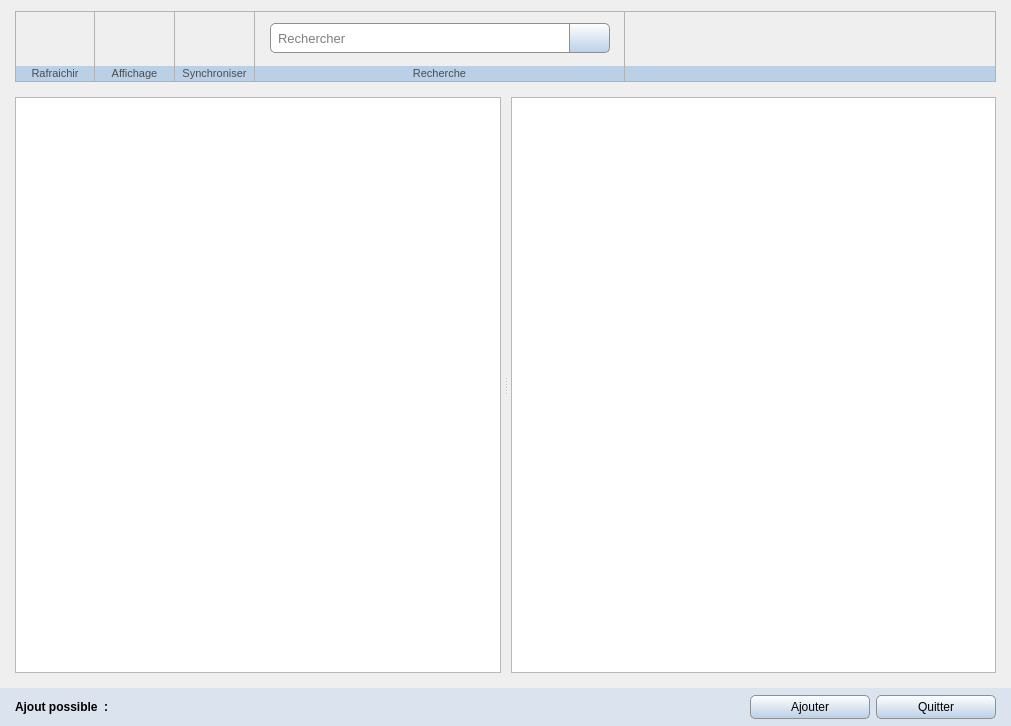
<?xml version="1.0" encoding="UTF-8"?>
<ui version="4.0">
 <class>LibraryTab</class>
 <widget class="QWidget" name="LibraryTab">
  <property name="geometry">
   <rect>
    <x>0</x>
    <y>0</y>
    <width>1011</width>
    <height>726</height>
   </rect>
  </property>
  <property name="windowTitle">
   <string notr="true">Form</string>
  </property>
  <layout class="QGridLayout" name="gridLayout_2">
   <property name="leftMargin">
    <number>0</number>
   </property>
   <property name="rightMargin">
    <number>0</number>
   </property>
   <property name="bottomMargin">
    <number>0</number>
   </property>
   <property name="verticalSpacing">
    <number>15</number>
   </property>
   <item row="1" column="1">
    <widget class="QSplitter" name="bible_splitter">
     <property name="font">
      <font>
       <family>Segoe UI</family>
       <pointsize>9</pointsize>
      </font>
     </property>
     <property name="orientation">
      <enum>Qt::Horizontal</enum>
     </property>
     <property name="handleWidth">
      <number>10</number>
     </property>
     <property name="childrenCollapsible">
      <bool>false</bool>
     </property>
     <widget class="QTreeView" name="library_hierarchy">
      <property name="minimumSize">
       <size>
        <width>450</width>
        <height>0</height>
       </size>
      </property>
      <property name="contextMenuPolicy">
       <enum>Qt::CustomContextMenu</enum>
      </property>
      <property name="styleSheet">
       <string notr="true">QHeaderView {background-color: #d8e9e8}</string>
      </property>
      <property name="autoScroll">
       <bool>false</bool>
      </property>
      <property name="editTriggers">
       <set>QAbstractItemView::NoEditTriggers</set>
      </property>
      <property name="alternatingRowColors">
       <bool>true</bool>
      </property>
      <property name="selectionMode">
       <enum>QAbstractItemView::ExtendedSelection</enum>
      </property>
      <property name="iconSize">
       <size>
        <width>20</width>
        <height>20</height>
       </size>
      </property>
      <property name="animated">
       <bool>true</bool>
      </property>
      <property name="expandsOnDoubleClick">
       <bool>false</bool>
      </property>
      <attribute name="headerStretchLastSection">
       <bool>true</bool>
      </attribute>
     </widget>
     <widget class="QTableView" name="library_details">
      <property name="minimumSize">
       <size>
        <width>450</width>
        <height>0</height>
       </size>
      </property>
      <property name="contextMenuPolicy">
       <enum>Qt::CustomContextMenu</enum>
      </property>
      <property name="styleSheet">
       <string notr="true">QHeaderView {background-color: #d8e9e8}</string>
      </property>
      <property name="editTriggers">
       <set>QAbstractItemView::NoEditTriggers</set>
      </property>
      <property name="alternatingRowColors">
       <bool>true</bool>
      </property>
      <property name="selectionMode">
       <enum>QAbstractItemView::SingleSelection</enum>
      </property>
      <property name="selectionBehavior">
       <enum>QAbstractItemView::SelectRows</enum>
      </property>
      <attribute name="horizontalHeaderStretchLastSection">
       <bool>true</bool>
      </attribute>
      <attribute name="verticalHeaderVisible">
       <bool>false</bool>
      </attribute>
     </widget>
    </widget>
   </item>
   <item row="2" column="0" colspan="3">
    <widget class="QWidget" name="fond" native="true">
     <property name="minimumSize">
      <size>
       <width>0</width>
       <height>38</height>
      </size>
     </property>
     <property name="maximumSize">
      <size>
       <width>16777215</width>
       <height>38</height>
      </size>
     </property>
     <property name="styleSheet">
      <string notr="true">QWidget#fond{background-color: #DBE4EE}</string>
     </property>
     <layout class="QHBoxLayout" name="horizontalLayout_3">
      <property name="leftMargin">
       <number>0</number>
      </property>
      <property name="topMargin">
       <number>0</number>
      </property>
      <property name="rightMargin">
       <number>0</number>
      </property>
      <property name="bottomMargin">
       <number>0</number>
      </property>
      <item>
       <spacer name="spacer_left_3">
        <property name="orientation">
         <enum>Qt::Horizontal</enum>
        </property>
        <property name="sizeType">
         <enum>QSizePolicy::Fixed</enum>
        </property>
        <property name="sizeHint" stdset="0">
         <size>
          <width>15</width>
          <height>20</height>
         </size>
        </property>
       </spacer>
      </item>
      <item>
       <widget class="QLabel" name="add_possibilities_title">
        <property name="font">
         <font>
          <family>Segoe UI</family>
          <pointsize>9</pointsize>
          <weight>75</weight>
          <bold>true</bold>
         </font>
        </property>
        <property name="styleSheet">
         <string notr="true"/>
        </property>
        <property name="text">
         <string>Ajout possible</string>
        </property>
       </widget>
      </item>
      <item>
       <widget class="QLabel" name="label_2">
        <property name="font">
         <font>
          <family>Segoe UI</family>
          <pointsize>9</pointsize>
          <weight>75</weight>
          <bold>true</bold>
         </font>
        </property>
        <property name="text">
         <string notr="true">:</string>
        </property>
       </widget>
      </item>
      <item>
       <widget class="QPushButton" name="folder">
        <property name="minimumSize">
         <size>
          <width>30</width>
          <height>24</height>
         </size>
        </property>
        <property name="maximumSize">
         <size>
          <width>30</width>
          <height>24</height>
         </size>
        </property>
        <property name="focusPolicy">
         <enum>Qt::NoFocus</enum>
        </property>
        <property name="toolTip">
         <string>Dossier</string>
        </property>
        <property name="styleSheet">
         <string notr="true">QPushButton{border: 0px}</string>
        </property>
        <property name="icon">
         <iconset resource="../icones/icons.qrc">
          <normaloff>:/Images/folder.png</normaloff>:/Images/folder.png</iconset>
        </property>
        <property name="iconSize">
         <size>
          <width>20</width>
          <height>20</height>
         </size>
        </property>
        <property name="checked">
         <bool>false</bool>
        </property>
       </widget>
      </item>
      <item>
       <widget class="QPushButton" name="material">
        <property name="minimumSize">
         <size>
          <width>30</width>
          <height>24</height>
         </size>
        </property>
        <property name="maximumSize">
         <size>
          <width>30</width>
          <height>24</height>
         </size>
        </property>
        <property name="focusPolicy">
         <enum>Qt::NoFocus</enum>
        </property>
        <property name="toolTip">
         <string>Ouvrage</string>
        </property>
        <property name="styleSheet">
         <string notr="true">QPushButton{border: 0px}</string>
        </property>
        <property name="icon">
         <iconset resource="../icones/icons.qrc">
          <normaloff>:/Images/material.png</normaloff>:/Images/material.png</iconset>
        </property>
        <property name="iconSize">
         <size>
          <width>20</width>
          <height>20</height>
         </size>
        </property>
       </widget>
      </item>
      <item>
       <widget class="QPushButton" name="component">
        <property name="minimumSize">
         <size>
          <width>30</width>
          <height>24</height>
         </size>
        </property>
        <property name="maximumSize">
         <size>
          <width>30</width>
          <height>24</height>
         </size>
        </property>
        <property name="focusPolicy">
         <enum>Qt::NoFocus</enum>
        </property>
        <property name="toolTip">
         <string>Composant</string>
        </property>
        <property name="styleSheet">
         <string notr="true">QPushButton{border: 0px}</string>
        </property>
        <property name="icon">
         <iconset resource="../icones/icons.qrc">
          <normaloff>:/Images/component.png</normaloff>:/Images/component.png</iconset>
        </property>
        <property name="iconSize">
         <size>
          <width>20</width>
          <height>20</height>
         </size>
        </property>
       </widget>
      </item>
      <item>
       <widget class="QPushButton" name="attribute">
        <property name="minimumSize">
         <size>
          <width>30</width>
          <height>24</height>
         </size>
        </property>
        <property name="maximumSize">
         <size>
          <width>30</width>
          <height>24</height>
         </size>
        </property>
        <property name="focusPolicy">
         <enum>Qt::NoFocus</enum>
        </property>
        <property name="toolTip">
         <string>Attribut</string>
        </property>
        <property name="styleSheet">
         <string notr="true">QPushButton{border: 0px}</string>
        </property>
        <property name="icon">
         <iconset resource="../icones/icons.qrc">
          <normaloff>:/Images/attribute.png</normaloff>:/Images/attribute.png</iconset>
        </property>
        <property name="iconSize">
         <size>
          <width>20</width>
          <height>20</height>
         </size>
        </property>
       </widget>
      </item>
      <item>
       <widget class="QPushButton" name="none">
        <property name="minimumSize">
         <size>
          <width>30</width>
          <height>24</height>
         </size>
        </property>
        <property name="maximumSize">
         <size>
          <width>30</width>
          <height>24</height>
         </size>
        </property>
        <property name="focusPolicy">
         <enum>Qt::NoFocus</enum>
        </property>
        <property name="toolTip">
         <string>Aucun ajout possible</string>
        </property>
        <property name="styleSheet">
         <string notr="true">QPushButton{border: 0px}</string>
        </property>
        <property name="icon">
         <iconset resource="../icones/icons.qrc">
          <normaloff>:/Images/none.svg</normaloff>:/Images/none.svg</iconset>
        </property>
        <property name="iconSize">
         <size>
          <width>20</width>
          <height>20</height>
         </size>
        </property>
       </widget>
      </item>
      <item>
       <spacer name="bible_spacer_2">
        <property name="orientation">
         <enum>Qt::Horizontal</enum>
        </property>
        <property name="sizeHint" stdset="0">
         <size>
          <width>157</width>
          <height>50</height>
         </size>
        </property>
       </spacer>
      </item>
      <item>
       <widget class="QPushButton" name="ok">
        <property name="minimumSize">
         <size>
          <width>120</width>
          <height>24</height>
         </size>
        </property>
        <property name="maximumSize">
         <size>
          <width>16777215</width>
          <height>24</height>
         </size>
        </property>
        <property name="font">
         <font>
          <family>Segoe UI</family>
          <pointsize>9</pointsize>
         </font>
        </property>
        <property name="styleSheet">
         <string notr="true">QPushButton{border: 1px solid #8f8f91; border-radius: 5px ; padding-right: 10px; padding-left: 10px; background-color: qlineargradient(spread:pad, x1:0, y1:0, x2:0, y2:1, stop:0 #FFFFFF, stop:1 #BAD0E7); }
QPushButton:hover{background-color: qlineargradient(spread:pad, x1:0, y1:0, x2:0, y2:1, stop:0 #F8F8F8, stop:1 #8FADCC); }
QPushButton:pressed{background-color: qlineargradient(spread:pad, x1:0, y1:0, x2:0, y2:1, stop:0 #8FADCC, stop:1 #F8F8F8); }</string>
        </property>
        <property name="text">
         <string>Ajouter</string>
        </property>
        <property name="shortcut">
         <string notr="true">Ctrl+S</string>
        </property>
       </widget>
      </item>
      <item>
       <widget class="QPushButton" name="quit">
        <property name="minimumSize">
         <size>
          <width>120</width>
          <height>24</height>
         </size>
        </property>
        <property name="maximumSize">
         <size>
          <width>16777215</width>
          <height>24</height>
         </size>
        </property>
        <property name="font">
         <font>
          <family>Segoe UI</family>
          <pointsize>9</pointsize>
         </font>
        </property>
        <property name="styleSheet">
         <string notr="true">QPushButton{border: 1px solid #8f8f91; border-radius: 5px ; padding-right: 10px; padding-left: 10px; background-color: qlineargradient(spread:pad, x1:0, y1:0, x2:0, y2:1, stop:0 #FFFFFF, stop:1 #BAD0E7); }
QPushButton:hover{background-color: qlineargradient(spread:pad, x1:0, y1:0, x2:0, y2:1, stop:0 #F8F8F8, stop:1 #8FADCC); }
QPushButton:pressed{background-color: qlineargradient(spread:pad, x1:0, y1:0, x2:0, y2:1, stop:0 #8FADCC, stop:1 #F8F8F8); }</string>
        </property>
        <property name="text">
         <string>Quitter</string>
        </property>
        <property name="shortcut">
         <string notr="true">Esc</string>
        </property>
       </widget>
      </item>
      <item>
       <spacer name="spacer_fond_2">
        <property name="orientation">
         <enum>Qt::Horizontal</enum>
        </property>
        <property name="sizeType">
         <enum>QSizePolicy::Fixed</enum>
        </property>
        <property name="sizeHint" stdset="0">
         <size>
          <width>15</width>
          <height>20</height>
         </size>
        </property>
       </spacer>
      </item>
     </layout>
    </widget>
   </item>
   <item row="1" column="2">
    <spacer name="horizontalSpacer_5">
     <property name="orientation">
      <enum>Qt::Horizontal</enum>
     </property>
     <property name="sizeType">
      <enum>QSizePolicy::Fixed</enum>
     </property>
     <property name="sizeHint" stdset="0">
      <size>
       <width>9</width>
       <height>20</height>
      </size>
     </property>
    </spacer>
   </item>
   <item row="1" column="0">
    <spacer name="horizontalSpacer_4">
     <property name="orientation">
      <enum>Qt::Horizontal</enum>
     </property>
     <property name="sizeType">
      <enum>QSizePolicy::Fixed</enum>
     </property>
     <property name="sizeHint" stdset="0">
      <size>
       <width>9</width>
       <height>20</height>
      </size>
     </property>
    </spacer>
   </item>
   <item row="0" column="1">
    <widget class="QWidget" name="actionbar" native="true">
     <property name="minimumSize">
      <size>
       <width>0</width>
       <height>71</height>
      </size>
     </property>
     <property name="maximumSize">
      <size>
       <width>16777215</width>
       <height>71</height>
      </size>
     </property>
     <property name="styleSheet">
      <string notr="true">QWidget#actionbar { border:1px solid #B2B2B2}</string>
     </property>
     <layout class="QGridLayout" name="gridLayout">
      <property name="leftMargin">
       <number>0</number>
      </property>
      <property name="topMargin">
       <number>0</number>
      </property>
      <property name="rightMargin">
       <number>0</number>
      </property>
      <property name="bottomMargin">
       <number>0</number>
      </property>
      <property name="spacing">
       <number>0</number>
      </property>
      <item row="1" column="1">
       <widget class="QLabel" name="library_refresh_title">
        <property name="sizePolicy">
         <sizepolicy hsizetype="Minimum" vsizetype="Minimum">
          <horstretch>0</horstretch>
          <verstretch>0</verstretch>
         </sizepolicy>
        </property>
        <property name="font">
         <font>
          <family>Segoe UI</family>
          <pointsize>8</pointsize>
         </font>
        </property>
        <property name="styleSheet">
         <string notr="true">QLabel{color: #4D4D4D; border:1px solid #B2B2B2; border-top: 0px; background: #BAD0E7; padding-left: 5px; padding-right: 5px; }</string>
        </property>
        <property name="text">
         <string>Rafraichir</string>
        </property>
        <property name="alignment">
         <set>Qt::AlignCenter</set>
        </property>
       </widget>
      </item>
      <item row="0" column="3">
       <widget class="QPushButton" name="library_collapse_all">
        <property name="enabled">
         <bool>true</bool>
        </property>
        <property name="sizePolicy">
         <sizepolicy hsizetype="Minimum" vsizetype="Minimum">
          <horstretch>0</horstretch>
          <verstretch>0</verstretch>
         </sizepolicy>
        </property>
        <property name="minimumSize">
         <size>
          <width>40</width>
          <height>0</height>
         </size>
        </property>
        <property name="toolTip">
         <string>Replier tous les éléments</string>
        </property>
        <property name="styleSheet">
         <string notr="true">QPushButton{border: 0px solid #B2B2B2; border-right-width: 1px; padding-top: 1px; padding-left: 1px; }
QPushButton:hover{border-top-width: 1px; border-left-width: 1px; padding: 0px; background-color: qlineargradient(spread:pad, x1:0, y1:0, x2:0, y2:1, stop:0 #BAD0E7, stop:1 #FFFFFF); }
QPushButton:pressed{border-top-width: 1px; border-left-width: 1px; padding: 0px; background-color: qlineargradient(spread:pad, x1:0, y1:0, x2:0, y2:1, stop:0 #FFFFFF, stop:1 #8FADCC); }</string>
        </property>
        <property name="text">
         <string/>
        </property>
        <property name="icon">
         <iconset resource="../icones/icons.qrc">
          <normaloff>:/Images/collapse_all.png</normaloff>:/Images/collapse_all.png</iconset>
        </property>
        <property name="iconSize">
         <size>
          <width>24</width>
          <height>24</height>
         </size>
        </property>
        <property name="shortcut">
         <string notr="true">F4</string>
        </property>
        <property name="flat">
         <bool>true</bool>
        </property>
       </widget>
      </item>
      <item row="0" column="2">
       <widget class="QPushButton" name="library_expand_all">
        <property name="enabled">
         <bool>true</bool>
        </property>
        <property name="sizePolicy">
         <sizepolicy hsizetype="Minimum" vsizetype="Minimum">
          <horstretch>0</horstretch>
          <verstretch>0</verstretch>
         </sizepolicy>
        </property>
        <property name="minimumSize">
         <size>
          <width>40</width>
          <height>0</height>
         </size>
        </property>
        <property name="toolTip">
         <string>Déplier tous les éléments</string>
        </property>
        <property name="styleSheet">
         <string notr="true">QPushButton{border: 0px solid #B2B2B2; padding-top: 1px; padding-right: 1px; }
QPushButton:hover{border-top-width: 1px; border-right-width: 1px; padding: 0px; background-color: qlineargradient(spread:pad, x1:0, y1:0, x2:0, y2:1, stop:0 #BAD0E7, stop:1 #FFFFFF); }
QPushButton:pressed{border-top-width: 1px; border-right-width: 1px; padding: 0px; background-color: qlineargradient(spread:pad, x1:0, y1:0, x2:0, y2:1, stop:0 #FFFFFF, stop:1 #8FADCC); }</string>
        </property>
        <property name="text">
         <string/>
        </property>
        <property name="icon">
         <iconset resource="../icones/icons.qrc">
          <normaloff>:/Images/expand_all.png</normaloff>:/Images/expand_all.png</iconset>
        </property>
        <property name="iconSize">
         <size>
          <width>24</width>
          <height>24</height>
         </size>
        </property>
        <property name="shortcut">
         <string notr="true">F3</string>
        </property>
        <property name="flat">
         <bool>true</bool>
        </property>
       </widget>
      </item>
      <item row="0" column="1">
       <widget class="QPushButton" name="library_refresh">
        <property name="sizePolicy">
         <sizepolicy hsizetype="Minimum" vsizetype="Minimum">
          <horstretch>0</horstretch>
          <verstretch>0</verstretch>
         </sizepolicy>
        </property>
        <property name="minimumSize">
         <size>
          <width>80</width>
          <height>0</height>
         </size>
        </property>
        <property name="styleSheet">
         <string notr="true">QPushButton{border: 0px solid #B2B2B2; border-right-width: 1px; padding-top: 1px; padding-left: 1px; }
QPushButton:hover{border-top-width: 1px; border-left-width: 1px; padding: 0px; background-color: qlineargradient(spread:pad, x1:0, y1:0, x2:0, y2:1, stop:0 #BAD0E7, stop:1 #FFFFFF); }
QPushButton:pressed{border-top-width: 1px; border-left-width: 1px; padding: 0px; background-color: qlineargradient(spread:pad, x1:0, y1:0, x2:0, y2:1, stop:0 #FFFFFF, stop:1 #8FADCC); }</string>
        </property>
        <property name="text">
         <string/>
        </property>
        <property name="icon">
         <iconset resource="../icones/icons.qrc">
          <normaloff>:/Images/reset.svg</normaloff>:/Images/reset.svg</iconset>
        </property>
        <property name="iconSize">
         <size>
          <width>24</width>
          <height>24</height>
         </size>
        </property>
        <property name="shortcut">
         <string notr="true">F5</string>
        </property>
        <property name="flat">
         <bool>true</bool>
        </property>
       </widget>
      </item>
      <item row="1" column="2" colspan="2">
       <widget class="QLabel" name="library_expand_title">
        <property name="sizePolicy">
         <sizepolicy hsizetype="Minimum" vsizetype="Minimum">
          <horstretch>0</horstretch>
          <verstretch>0</verstretch>
         </sizepolicy>
        </property>
        <property name="font">
         <font>
          <family>Segoe UI</family>
          <pointsize>8</pointsize>
         </font>
        </property>
        <property name="styleSheet">
         <string notr="true">QLabel{color: #4D4D4D; border:1px solid #B2B2B2; border-top: 0px; border-left: 0px; background: #BAD0E7; padding-left: 5px; padding-right: 5px; }</string>
        </property>
        <property name="text">
         <string>Affichage</string>
        </property>
        <property name="alignment">
         <set>Qt::AlignCenter</set>
        </property>
       </widget>
      </item>
      <item row="1" column="6">
       <widget class="QLabel" name="library_search_title">
        <property name="sizePolicy">
         <sizepolicy hsizetype="Preferred" vsizetype="Minimum">
          <horstretch>0</horstretch>
          <verstretch>0</verstretch>
         </sizepolicy>
        </property>
        <property name="minimumSize">
         <size>
          <width>255</width>
          <height>16</height>
         </size>
        </property>
        <property name="maximumSize">
         <size>
          <width>16777215</width>
          <height>16</height>
         </size>
        </property>
        <property name="font">
         <font>
          <family>Segoe UI</family>
          <pointsize>8</pointsize>
         </font>
        </property>
        <property name="styleSheet">
         <string notr="true">QLabel{color: #4D4D4D; border:1px solid #B2B2B2; border-top: 0px; border-left: 0px; background: #BAD0E7; padding-left: 5px; padding-right: 5px; }</string>
        </property>
        <property name="text">
         <string>Recherche</string>
        </property>
        <property name="alignment">
         <set>Qt::AlignCenter</set>
        </property>
       </widget>
      </item>
      <item row="0" column="6">
       <widget class="QWidget" name="search_widget" native="true">
        <property name="styleSheet">
         <string notr="true">QWidget#search_widget{border-right: 1px solid #B2B2B2;}</string>
        </property>
        <layout class="QHBoxLayout" name="horizontalLayout">
         <property name="spacing">
          <number>0</number>
         </property>
         <property name="sizeConstraint">
          <enum>QLayout::SetMinimumSize</enum>
         </property>
         <property name="leftMargin">
          <number>15</number>
         </property>
         <property name="topMargin">
          <number>0</number>
         </property>
         <property name="rightMargin">
          <number>15</number>
         </property>
         <property name="bottomMargin">
          <number>0</number>
         </property>
         <item>
          <widget class="QLineEdit" name="library_search">
           <property name="sizePolicy">
            <sizepolicy hsizetype="Fixed" vsizetype="Fixed">
             <horstretch>0</horstretch>
             <verstretch>0</verstretch>
            </sizepolicy>
           </property>
           <property name="minimumSize">
            <size>
             <width>300</width>
             <height>30</height>
            </size>
           </property>
           <property name="maximumSize">
            <size>
             <width>16777215</width>
             <height>30</height>
            </size>
           </property>
           <property name="font">
            <font>
             <family>Segoe UI</family>
             <pointsize>10</pointsize>
            </font>
           </property>
           <property name="toolTip">
            <string>Rechercher</string>
           </property>
           <property name="styleSheet">
            <string notr="true">QLineEdit{border: 1px solid #8f8f91; border-top-left-radius: 5px; border-bottom-left-radius: 5px; padding-left: 5px; }</string>
           </property>
           <property name="placeholderText">
            <string>Rechercher</string>
           </property>
          </widget>
         </item>
         <item>
          <widget class="QPushButton" name="library_search_clear">
           <property name="minimumSize">
            <size>
             <width>40</width>
             <height>30</height>
            </size>
           </property>
           <property name="maximumSize">
            <size>
             <width>40</width>
             <height>30</height>
            </size>
           </property>
           <property name="toolTip">
            <string>Supprimer la recherche</string>
           </property>
           <property name="styleSheet">
            <string notr="true">QPushButton{border: 1px solid #8f8f91; border-left-width: 0px; border-bottom-right-radius: 5px; border-top-right-radius: 5px; background-color: qlineargradient(spread:pad, x1:0, y1:0, x2:0, y2:1, stop:0 #FFFFFF, stop:1 #BAD0E7); }
QPushButton:hover{background-color: qlineargradient(spread:pad, x1:0, y1:0, x2:0, y2:1, stop:0 #F8F8F8, stop:1 #8FADCC); }
QPushButton:pressed{background-color: qlineargradient(spread:pad, x1:0, y1:0, x2:0, y2:1, stop:0 #8FADCC, stop:1 #F8F8F8); }</string>
           </property>
           <property name="icon">
            <iconset resource="../icones/icons.qrc">
             <normaloff>:/Images/search_clear.svg</normaloff>:/Images/search_clear.svg</iconset>
           </property>
           <property name="iconSize">
            <size>
             <width>20</width>
             <height>20</height>
            </size>
           </property>
          </widget>
         </item>
        </layout>
       </widget>
      </item>
      <item row="0" column="10">
       <spacer name="actionbar_spacer">
        <property name="orientation">
         <enum>Qt::Horizontal</enum>
        </property>
        <property name="sizeHint" stdset="0">
         <size>
          <width>40</width>
          <height>20</height>
         </size>
        </property>
       </spacer>
      </item>
      <item row="0" column="4">
       <widget class="QPushButton" name="library_synchro">
        <property name="sizePolicy">
         <sizepolicy hsizetype="Minimum" vsizetype="Minimum">
          <horstretch>0</horstretch>
          <verstretch>0</verstretch>
         </sizepolicy>
        </property>
        <property name="minimumSize">
         <size>
          <width>80</width>
          <height>0</height>
         </size>
        </property>
        <property name="styleSheet">
         <string notr="true">QPushButton{border: 0px solid #B2B2B2; border-right-width: 1px; padding-top: 1px; padding-left: 1px; }
QPushButton:hover{border-top-width: 1px; background-color: qlineargradient(spread:pad, x1:0, y1:0, x2:0, y2:1, stop:0 #BAD0E7, stop:1 #FFFFFF); }
QPushButton:pressed{border-top-width: 1px; background-color: qlineargradient(spread:pad, x1:0, y1:0, x2:0, y2:1, stop:0 #FFFFFF, stop:1 #8FADCC); }</string>
        </property>
        <property name="text">
         <string/>
        </property>
        <property name="icon">
         <iconset resource="../icones/icons.qrc">
          <normaloff>:/Images/refresh.png</normaloff>:/Images/refresh.png</iconset>
        </property>
        <property name="iconSize">
         <size>
          <width>24</width>
          <height>24</height>
         </size>
        </property>
        <property name="shortcut">
         <string notr="true">F5</string>
        </property>
        <property name="flat">
         <bool>true</bool>
        </property>
       </widget>
      </item>
      <item row="1" column="4">
       <widget class="QLabel" name="library_synchro_title">
        <property name="sizePolicy">
         <sizepolicy hsizetype="Minimum" vsizetype="Minimum">
          <horstretch>0</horstretch>
          <verstretch>0</verstretch>
         </sizepolicy>
        </property>
        <property name="font">
         <font>
          <family>Segoe UI</family>
          <pointsize>8</pointsize>
         </font>
        </property>
        <property name="styleSheet">
         <string notr="true">QLabel{color: #4D4D4D; border:1px solid #B2B2B2; border-top: 0px; border-left: 0px; background: #BAD0E7; padding-left: 5px; padding-right: 5px; }</string>
        </property>
        <property name="text">
         <string>Synchroniser</string>
        </property>
        <property name="alignment">
         <set>Qt::AlignCenter</set>
        </property>
       </widget>
      </item>
      <item row="1" column="10">
       <widget class="QWidget" name="end_title" native="true">
        <property name="styleSheet">
         <string notr="true">QWidget#end_title{color: #4D4D4D; border:1px solid #B2B2B2; border-top: 0px; border-left: 0px; background: #BAD0E7; padding-left: 5px; padding-right: 5px; }</string>
        </property>
       </widget>
      </item>
     </layout>
    </widget>
   </item>
  </layout>
 </widget>
 <tabstops>
  <tabstop>library_refresh</tabstop>
  <tabstop>library_expand_all</tabstop>
  <tabstop>library_collapse_all</tabstop>
  <tabstop>library_synchro</tabstop>
  <tabstop>library_search</tabstop>
  <tabstop>library_search_clear</tabstop>
  <tabstop>library_hierarchy</tabstop>
  <tabstop>library_details</tabstop>
  <tabstop>ok</tabstop>
  <tabstop>quit</tabstop>
 </tabstops>
 <resources>
  <include location="../icones/icons.qrc"/>
 </resources>
 <connections/>
</ui>
